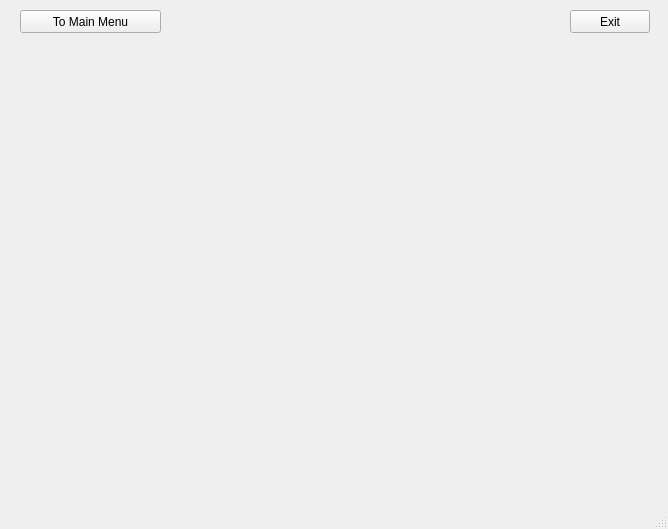
<?xml version="1.0" encoding="UTF-8"?>
<ui version="4.0">
 <class>MainWindow</class>
 <widget class="QMainWindow" name="MainWindow">
  <property name="geometry">
   <rect>
    <x>0</x>
    <y>0</y>
    <width>668</width>
    <height>529</height>
   </rect>
  </property>
  <property name="windowTitle">
   <string>MainWindow</string>
  </property>
  <property name="styleSheet">
   <string notr="true"/>
  </property>
  <widget class="QWidget" name="centralWidget">
   <widget class="QPushButton" name="exitButton">
    <property name="geometry">
     <rect>
      <x>570</x>
      <y>10</y>
      <width>80</width>
      <height>23</height>
     </rect>
    </property>
    <property name="text">
     <string>Exit</string>
    </property>
   </widget>
   <widget class="QWidget" name="verticalLayoutWidget">
    <property name="geometry">
     <rect>
      <x>20</x>
      <y>40</y>
      <width>631</width>
      <height>461</height>
     </rect>
    </property>
    <layout class="QVBoxLayout" name="widgetsVerticalLayout">
     <property name="leftMargin">
      <number>0</number>
     </property>
    </layout>
   </widget>
   <widget class="QPushButton" name="toMainMenuButton">
    <property name="geometry">
     <rect>
      <x>20</x>
      <y>10</y>
      <width>141</width>
      <height>23</height>
     </rect>
    </property>
    <property name="text">
     <string>To Main Menu</string>
    </property>
   </widget>
  </widget>
  <widget class="QStatusBar" name="statusBar"/>
 </widget>
 <layoutdefault spacing="6" margin="11"/>
 <resources/>
 <connections/>
</ui>
